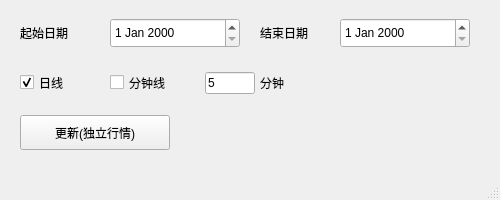
<?xml version="1.0" encoding="UTF-8"?>
<ui version="4.0">
 <class>MainWindow</class>
 <widget class="QMainWindow" name="MainWindow">
  <property name="geometry">
   <rect>
    <x>0</x>
    <y>0</y>
    <width>500</width>
    <height>200</height>
   </rect>
  </property>
  <property name="windowTitle">
   <string>更新股票数据</string>
  </property>
  <widget class="QWidget" name="centralwidget">
   <widget class="QLabel" name="label_start">
    <property name="geometry">
     <rect>
      <x>20</x>
      <y>20</y>
      <width>80</width>
      <height>25</height>
     </rect>
    </property>
    <property name="text">
     <string>起始日期</string>
    </property>
   </widget>
   <widget class="QDateEdit" name="dateEdit_start_day">
    <property name="geometry">
     <rect>
      <x>110</x>
      <y>18</y>
      <width>130</width>
      <height>30</height>
     </rect>
    </property>
   </widget>
   <widget class="QLabel" name="label_end">
    <property name="geometry">
     <rect>
      <x>260</x>
      <y>20</y>
      <width>80</width>
      <height>25</height>
     </rect>
    </property>
    <property name="text">
     <string>结束日期</string>
    </property>
   </widget>
   <widget class="QDateEdit" name="dateEdit_end_day">
    <property name="geometry">
     <rect>
      <x>340</x>
      <y>18</y>
      <width>130</width>
      <height>30</height>
     </rect>
    </property>
   </widget>
   <widget class="QCheckBox" name="checkBox">
    <property name="geometry">
     <rect>
      <x>20</x>
      <y>70</y>
      <width>70</width>
      <height>25</height>
     </rect>
    </property>
    <property name="text">
     <string>日线</string>
    </property>
    <property name="checked">
     <bool>true</bool>
    </property>
   </widget>
   <widget class="QCheckBox" name="checkBox_2">
    <property name="geometry">
     <rect>
      <x>110</x>
      <y>70</y>
      <width>90</width>
      <height>25</height>
     </rect>
    </property>
    <property name="text">
     <string>分钟线</string>
    </property>
   </widget>
   <widget class="QLineEdit" name="lineEdit_min">
    <property name="geometry">
     <rect>
      <x>205</x>
      <y>72</y>
      <width>50</width>
      <height>22</height>
     </rect>
    </property>
    <property name="text">
     <string>5</string>
    </property>
   </widget>
   <widget class="QLabel" name="label_min_unit">
    <property name="geometry">
     <rect>
      <x>260</x>
      <y>72</y>
      <width>30</width>
      <height>22</height>
     </rect>
    </property>
    <property name="text">
     <string>分钟</string>
    </property>
   </widget>
   <widget class="QPushButton" name="pushButton">
    <property name="geometry">
     <rect>
      <x>20</x>
      <y>115</y>
      <width>150</width>
      <height>35</height>
     </rect>
    </property>
    <property name="text">
     <string>更新(独立行情)</string>
    </property>
   </widget>
  </widget>
  <widget class="QMenuBar" name="menubar">
   <property name="geometry">
    <rect>
     <x>0</x>
     <y>0</y>
     <width>500</width>
     <height>21</height>
    </rect>
   </property>
  </widget>
  <widget class="QStatusBar" name="statusbar"/>
 </widget>
 <resources/>
 <connections/>
</ui>
